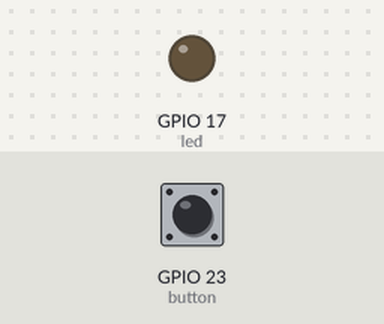
Recording of a program running on a simulated Raspberry Pi (BCM pin numbers). On the bench: output pins drawn as LEDs (lit = HIGH). The inputs (shaded band) are chosen by the test bench; at power-on: GPIO 23 (button) HIGH. What the program prints to the terminal is not drawn.

Above: at 1.2 s.
1.3 s: GPIO 23 (button) pulled LOW for 0.15 s
At 1.37 s:
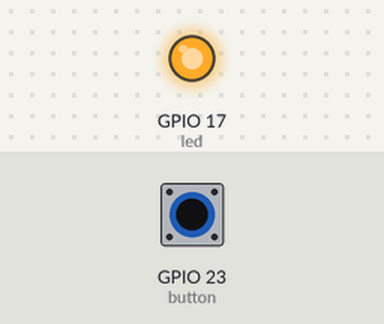
2.9 s: GPIO 23 (button) pulled LOW for 3.2 s
At 6.6 s:
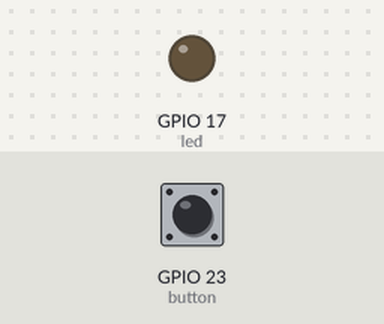
Timing chart, 0 to 8.1 s (numbered marks = the images above; inputs shaded):
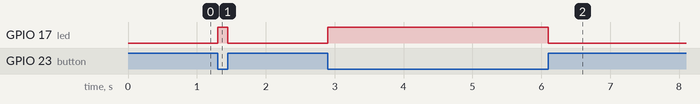

The program:

button_press.py
```python
"""Make an LED on only when button is pressed, off when not pressed."""
# https://learning.raspberrypi.org/en/projects/physical-computing

from gpiozero import Button, LED
# https://docs.python.org/3/library/signal.html
# provides signal handlers in Python
from signal import pause

# attach jumper lead from GPIO pin 17, then to a 330 ohm resistor
# from the 330 ohm resistor to an LED, then back to ground (GND) pin
led = LED(17)
# attach jumper lead from GPIO pin 23, then to a button
# from the button, attach a lead back to ground (GND) pin
button = Button(23)


def main():
    """Demo the Button class."""
    # method that waits for you click press the button
    # note that you can only do this once
    # after you press the button, nothing will happen again.
    print('gpiozero demo: Button class with pressed and release()')
    print('Press CTRL+C to quit')
    try:
        # these two methods don't block the flow of the program
        # so they will cycle indefinitely when placed in a loop
        button.when_pressed = led.on
        button.when_released = led.off
        pause()

    except KeyboardInterrupt:
        print('Demo over.')
        pass


if __name__ == '__main__':
    main()
```

Measured:
- after the input at 1.3 s, GPIO 17 (led): LOW → HIGH at once, → LOW 0.15 s later
- after the input at 2.9 s, GPIO 17 (led): LOW → HIGH at once, → LOW 3.2 s later
